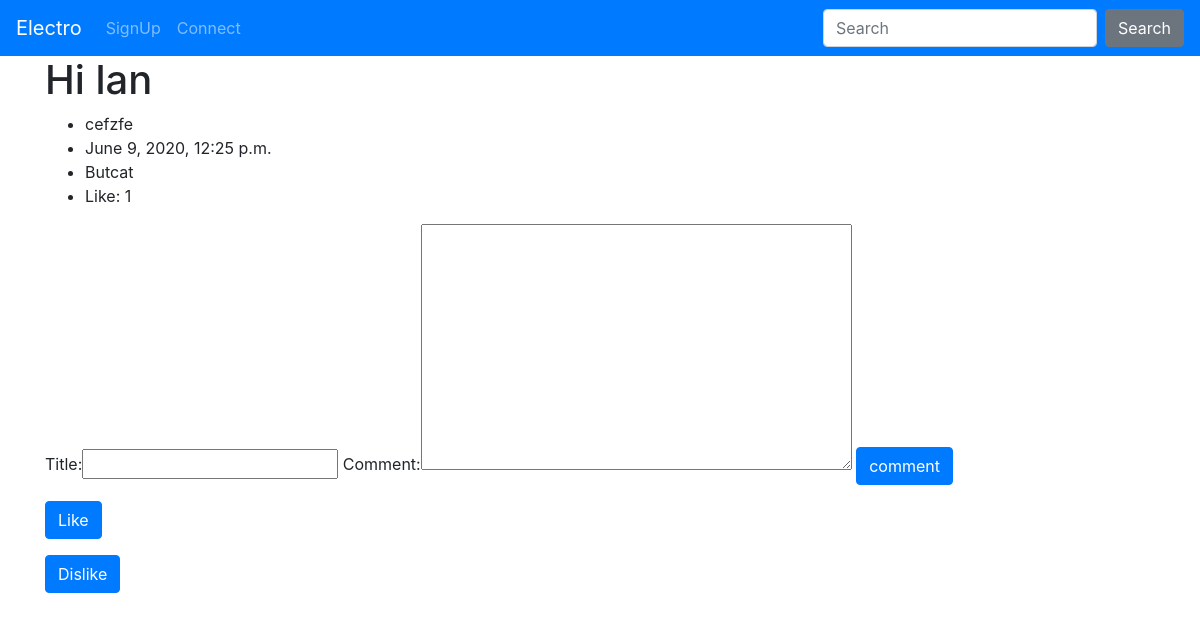
The page /posts/detail/2/ on the database its author committed.
### posts/models.py (models this page shows, shortened)
class Post(models.Model):
    title = models.CharField(max_length=40)
    content = models.TextField()
    date_post = models.DateTimeField('date published',auto_now_add=True)
    user = models.ForeignKey(settings.AUTH_USER_MODEL,
    on_delete=models.CASCADE)
    like = models.ManyToManyField(User, related_name='likes',
    blank=True)
    group = models.ForeignKey(Group, on_delete=models.CASCADE,
    blank=True, null=True)
    class Meta:
        ordering = ['date_post']

### posts/views.py (the view, shortened to what this page needs)
# urls.py: path('detail/<int:pk>/', views.PostCommentFormView.as_view(), name='detail'),
class PostCommentFormView(View):
    def get(self, request, *args, **kwargs):
        view = PostDetailView.as_view()
        return view(request, *args, **kwargs)

### posts/forms.py
class UserCommentForm(ModelForm):
    class Meta:
        model = Commentary
        fields = ['title', 'comment']
        exclude = ['group']
        widgets = {
        'title': forms.TextInput(attrs={'class': 'textinputclass'}),
        'comment': forms.Textarea(attrs={'class': 'editable medium-editor-textarea'}),
        }

### posts/views.py (called while the page is built)
    def get_context_data(self, **kwargs):
        context = super(PostDetailView, self).get_context_data(**kwargs)
        comments = Commentary.objects.filter(post=self.kwargs['pk'])
        context['comments'] = comments
        context['form'] = UserCommentForm()
        return context

### posts/templates/logged/post_detail.html (shortened to what this page needs)
{% extends 'base.html' %}
{% load static %}
{% block page_content %}
<div class="container">
  <h1> {{ post.title }} </h1>
  <ul>
    <li>{{ post.content }}</li>
    <li>{{ post.date_post }}</li>
    <li>{{ post.user }}</li>
    <li>Like: {{ post.like.count }}</li>
  </ul>
</div>
<div class="container">
  <form action="{% url 'posts:detail' post.pk %}" method="POST">
    {{ form }}
    <input type="submit" class="btn btn-primary" value="comment">
  </form>
</div>
{% block like_dislike %}
<div class="container">
	<p>
    <form action="{% url 'posts:like' post.pk %}" method="POST">
      <button type="submit" name="post_id" value="{{ post.id }}" class="btn btn-primary">Like
      </button>
    </form>
  </p>
  <p>
    <form action="{% url 'posts:dislike' post.pk %}" method="POST">
      <button type="submit" name="post_id" value="{{ post.id }}" class="btn btn-primary">Dislike
      </button>
    </form>
  </p>
</div>
{% endblock %}
{% endblock %}

### electro_social/static/css/style_electro.css (style rules this page uses)
body { height: 100%; width: 100%; }

### rows shown on the page
Post: title "Hi lan", content "cefzfe", date_post "June 9, 2020, 12:25 p.m.", user "Butcat", like.count "1"
